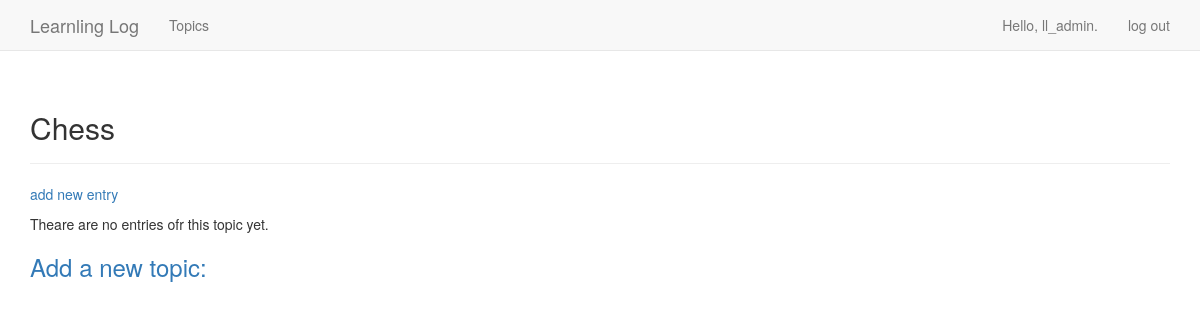
The app's page /topics/1/ (signed in), older data.
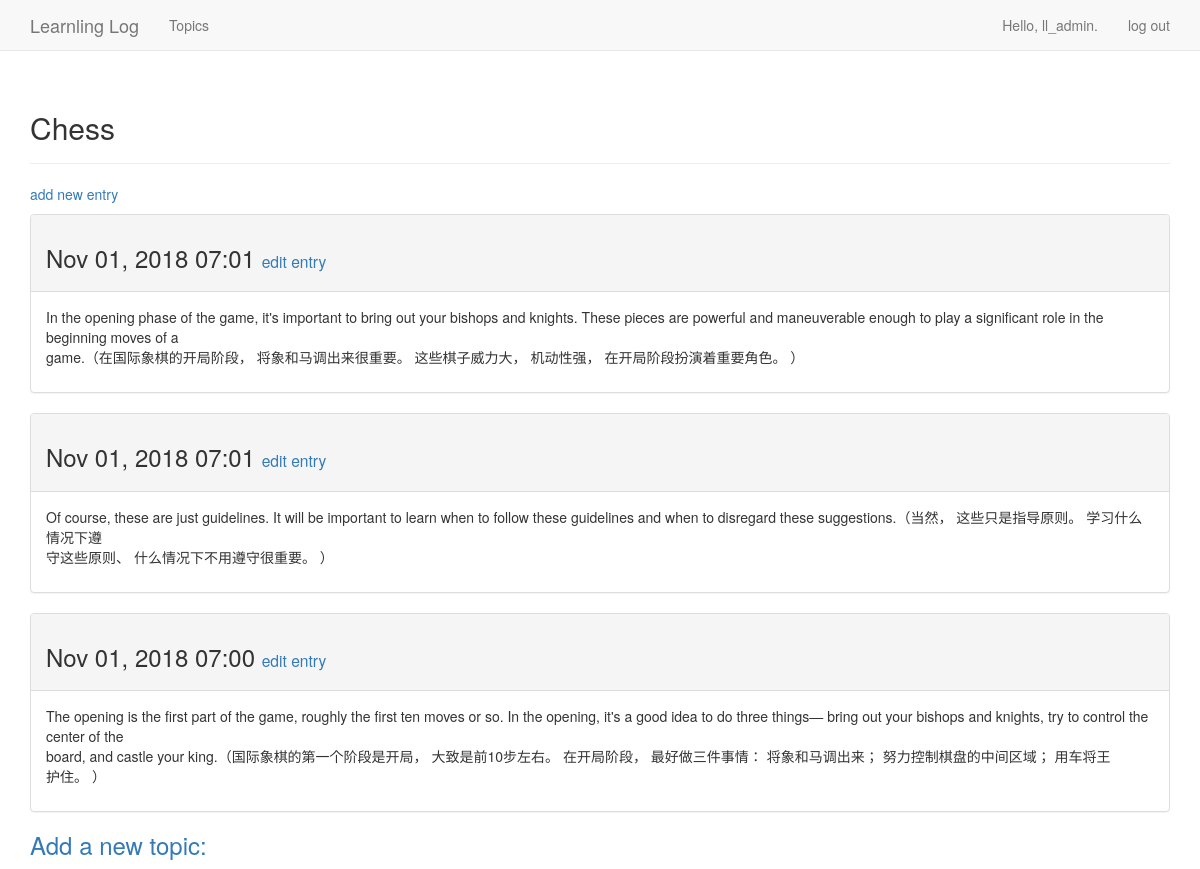
The same page, newer data.
### learning_logs/models.py (models this page shows, shortened)
class Topic(models.Model):
    text = models.CharField(max_length=200)
    date_added = models.DateTimeField(auto_now_add = True)
    owner = models.ForeignKey(User,on_delete=models.CASCADE,)
    def  __str__(self):
        return self.text

class Entry(models.Model):
    topic = models.ForeignKey(Topic,on_delete=models.CASCADE,)
    text = models.TextField()
    date_added = models.DateTimeField(auto_now_add=True)
    class Meta:
        verbose_name_plural = 'entries'

### learning_logs/views.py (the view)
# urls.py: url(r'^topics/(?P<topic_id>\d+)/$',views.topic,name = 'topic'),
@login_required
def topic(request,topic_id):
    topic = Topic.objects.get(id=topic_id)
    if topic.owner != request.user:
        raise Http404
    entries = topic.entry_set.order_by('-date_added')
    context = {'topic':topic,'entries':entries}
    return render(request,'learning_logs/topic.html',context)

### learning_logs/templates/learning_logs/topic.html
{% extends 'learning_logs/base.html' %}
{% block header %}
<h2>{{ topic }}</h2>
{% endblock header %}
{% block content %}
<p>
    <a href="{% url 'learning_logs:new_entry' topic.id %}">add new entry</a>
</p>
{% for entry in entries %}
<div class="panel panel-default">
    <div class="panel-heading">
        <h3>
            {{ entry.date_added|date:'M d, Y H:i' }}
            <small>
                <a href="{% url 'learning_logs:edit_entry' entry.id %}">
                    edit entry</a>
            </small>
        </h3>
    </div>
    <div class="panel-body">
        {{ entry.text|linebreaks }}
    </div>
</div>
{% empty %}
Theare are no entries ofr this topic yet.
{% endfor %}
<h3>
    <a href="{% url 'learning_logs:new_topic' %}">Add a new topic:</a>
</h3>
{% endblock content %}

### learning_logs/templates/learning_logs/base.html (shortened to what this page needs)
{% load bootstrap3 %}
<!DOCTYPE html>
<html lang = "en">
    <head>
          {% bootstrap_css %}
    </head>
    <body>
        <nav class="navbar navbar-default navbar-static-top">
            <div class = "container">
                <div class="navbar-header">
                    <a class = "navbar-brand" href = "{% url 'learning_logs:index' %}">
                        Learnling Log</a>
                </div>
                <div id = "navbar" class = "navbar-collapse collapse">
                    <ul class = "nav navbar-nav">
                        <li><a href="{% url 'learning_logs:topics' %}">Topics</a></li>
                    </ul>
                    <ul class="nav navbar-nav navbar-right">
                        {% if user.is_authenticated %}
                          <li><a>Hello, {{ user.username}}.</a></li>
                          <li><a href="{% url 'users:logout' %}">log out</a></li>
                        {% else %}
                          <li><a href="{% url 'users:register' %}">register</a></li>
                          <li><a href ="{% url 'users:login' %}">log in</a></li>
                        {% endif %}
                    </ul>
                </div>
            </div>
        </nav>
        <div class = "container">
            <div class="page-header">
                {% block header %}{% endblock header %}
            </div>
            <div>
                {% block content %}{% endblock content %}
            </div>
        </div>
    </body>
</html>

Row changes from the older to the newer data that the page shows:
added Entry: date_added "Nov 01, 2018 07:01", text "In the opening phase of the game, it's important to bring out your bishops and knights. These pieces are powerful and maneuverable enough to play a significant role in the beginning moves of a game.（在国际象棋的开局阶段， 将象和马调出来很重要。 这些棋子威力大， 机动性强， 在开局阶段扮演着重要角色。 ）"
added Entry: date_added "Nov 01, 2018 07:01", text "Of course, these are just guidelines. It will be important to learn when to follow these guidelines and when to disregard these suggestions.（当然， 这些只是指导原则。 学习什么情况下遵 守这些原则、 什么情况下不用遵守很重要。 ）"
added Entry: date_added "Nov 01, 2018 07:00", text "The opening is the first part of the game, roughly the first ten moves or so. In the opening, it's a good idea to do three things— bring out your bishops and knights, try to control the center of the board, and castle your king.（国际象棋的第一个阶段是开局， 大致是前10步左右。 在开局阶段， 最好做三件事情： 将象和马调出来； 努力控制棋盘的中间区域； 用车将王 护住。 ）"
Text that changed along with them:
text no longer shown: "Theare are no entries ofr this topic yet."
